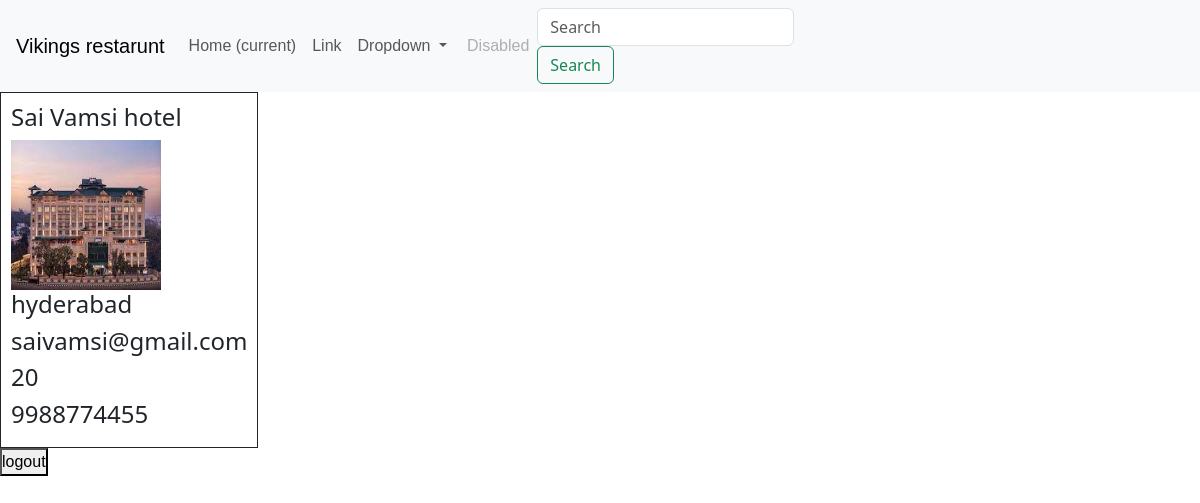
Screenshot of /proapp18/home/ (signed in) with the database file from the repository.
### owner_app/models.py (models this page shows)
class owner_model(User):
    phone = models.PositiveBigIntegerField(unique=True)
    dob = models.DateField(auto_now=False,auto_now_add=False)
    gender = models.CharField(max_length=10,choices=[['Male','Male'],['Female','Female']])
    restarunt_name=models.CharField(max_length=50)
    restarunt_address=models.CharField(max_length=200)
    restarunt_email=models.EmailField(unique=True)
    restarunt_phoneno=models.PositiveBigIntegerField(unique=True)
    restarunt_location=models.CharField(max_length=150,choices=[['punjagutta','punjagutta'],['hitech city','hitech city'],['kphb','kphb']])
    image=models.ImageField()
    time=models.CharField(max_length=50)
    date_of_join=models.DateTimeField(auto_now=True)

### proapp18/views.py (the view)
@login_required(login_url='/login')
def home_view(request):
    res=owner_model.objects.all()
    return render(request=request,template_name='Hotel_home.html',context={'data':res})

### proapp18/templates/Hotel_home.html (shortened to what this page needs)
<!DOCTYPE html>
<html lang="en">
<head>
    {% load static %}
    <link rel="stylesheet" href="{% static 'css/hotel1.css'%}">
</head>
<body>
{%include 'partials/_header.html'%}
<div id="div1">
    {% if data %}
    {% for i in data%}
    <div id="div-home">
    <h4>{{i.restarunt_name}}</h4>
    <a href="{% url 'proapp18:category_user' pk=i.id %}"><img src="{{i.image.url}}" alt="" height="
    150px" width="150px"></a>
    <h4>{{i.restarunt_address}}</h4>
    <h4>{{i.restarunt_email}}</h4>
    <h4>{{i.time}}</h4>
    <h4>{{i.phone}}</h4>
    </div>
    {% endfor %}
    {% endif %}
  </div>
    {% include "partials/_boostjs.html" %}
      <a href="{% url 'proapp18:logout' %}"><button>logout</button></a>
</body>
</html>

### proapp18/static/css/hotel1.css (style rules this page uses)
* { margin: 0%; padding: 0%; }
a { text-decoration: none; font-family:Impact, Haettenschweiler, 'Arial Narrow Bold', sans-serif ; }

### proapp18/templates/Hotel_home.html (style rules this page uses)
#div1 { display: flex; flex-wrap: wrap; font-size: large; }
#div-home { border: 1px solid; padding: 10px; }

### rows the page displays
owner_model: restarunt_name "Sai Vamsi hotel", image (picture), restarunt_address "hyderabad", restarunt_email "saivamsi@gmail.com", time "20", phone "9988774455"
